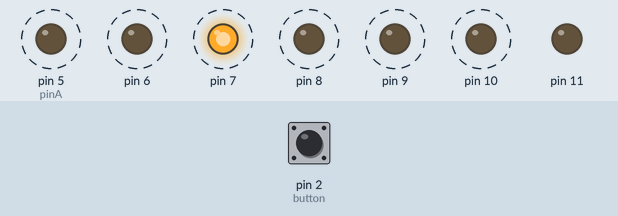
Simulated run of this sketch. Board: Arduino Uno, built with avr-gcc and run on an emulated ATmega328P. On the bench: output pins drawn as LEDs (lit = HIGH). Dashed ring = blinking. The inputs (shaded band) are chosen by the test bench; at power-on: pin 2 (button) LOW.

Above: at 2.05 s.
2.1 s: pin 2 (button) pulled HIGH for 3.2 s
At 4.8 s:
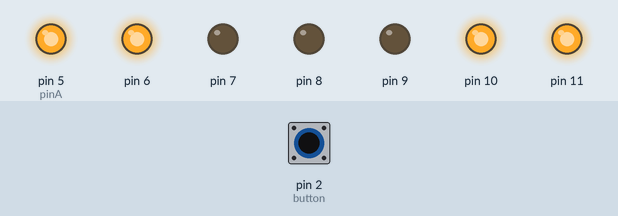
6.8 s: pin 2 (button) pulled HIGH for 0.75 s
10.1 s: pin 2 (button) pulled HIGH for 3.2 s
At 12.7 s:
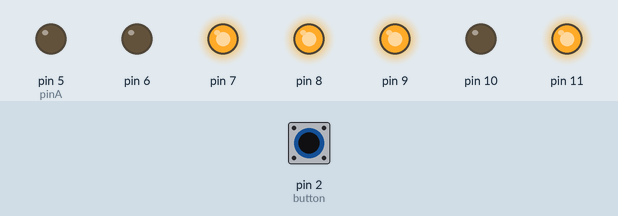
14.9 s: pin 2 (button) pulled HIGH for 1 s
At 15.95 s:
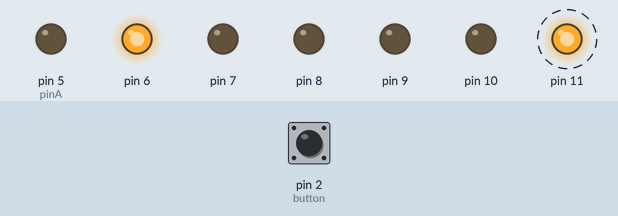
18.2 s: pin 2 (button) pulled HIGH for 0.75 s
Timing chart, 0 to 37.1 s (numbered marks = the images above; inputs shaded):
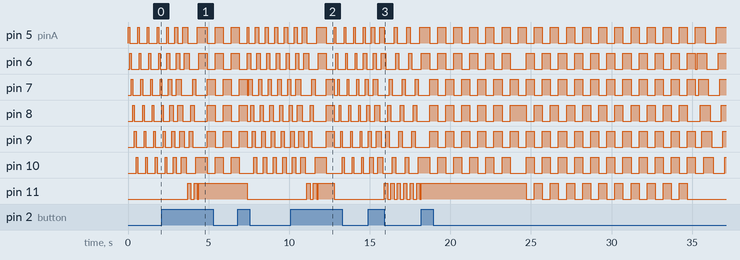

Measured:
- after the input at 2.1 s, pin 11: goes HIGH 0.20 s, LOW 0.20 s, HIGH 0.20 s, LOW 0.10 s, then HIGH, starting after 1.6 s
- after the input at 10.1 s, pin 11: goes HIGH 0.20 s, LOW 0.20 s, HIGH 0.20 s, LOW 0.10 s, HIGH 1.0 s, then LOW, starting after 1.0 s
- after the input at 14.9 s, pin 11: alternates HIGH for 0.20 s and LOW for 0.20 s, starting after 1.0 s

The sketch:

seven_style.ino
```cpp
/*
  練習：七段顯示器顯示各種樣式
  共陰
  七段顯示器的接腳：5, 6, 7, 8, 9, 10, 11 (必須連續)
  (小數點的p腳沒有使用到)
*/

const int button = 2; //把 button 腳位設為 2
int pinA=5;  // 七段顯示器的起始腳位
int style_total = 8;  // 此程式內共有幾種類型 (輪替)

int style=0;
int count=0;


void setup()
{
  for(int pin=0; pin<7; pin++)
  {
    pinMode(pinA+pin, OUTPUT);
  }
  pinMode(button, INPUT);
}


void sevenSegmentWritePattern(int a, int b, int c, int d, int e, int f, int g, int ms)
{
  // 傳入位置a~g的值 (0/1)，最後一個參數是 delay的值
   digitalWrite(pinA, a);
   digitalWrite(pinA+1, b);
   digitalWrite(pinA+2, c);
   digitalWrite(pinA+3, d);
   digitalWrite(pinA+4, e);
   digitalWrite(pinA+5, f);
   digitalWrite(pinA+6, g);
   delay(ms);

}


void loop()
{
  int buttonStatus = 0; //buttonStatus 為按鈕狀態變數, 並將其值設為 0
  buttonStatus = digitalRead(button);
  // delay(100);   //程式維持在上一行的狀態 0.1 秒

  if (buttonStatus == HIGH)
  {
    style = (style + 1) % 5;  // 共有五種樣式
  }

  // count 定時要更換
  count = count + 1;
  if(count>10)
  {
    count = 0;
    style = (style+1) % style_total;
  }

  switch(style)
  {
    case 0:
      // 樣式：繞圈圈
      sevenSegmentWritePattern(1, 0, 0, 0, 0, 0, 0, 100);
      sevenSegmentWritePattern(0, 1, 0, 0, 0, 0, 0, 100);
      sevenSegmentWritePattern(0, 0, 1, 0, 0, 0, 0, 100);
      sevenSegmentWritePattern(0, 0, 0, 1, 0, 0, 0, 100);
      sevenSegmentWritePattern(0, 0, 0, 0, 1, 0, 0, 100);
      sevenSegmentWritePattern(0, 0, 0, 0, 0, 1, 0, 100);
      break;


    case 1:
      // 樣式：繞圈圈 (長度2格)
      sevenSegmentWritePattern(1, 1, 0, 0, 0, 0, 0, 100);
      sevenSegmentWritePattern(0, 1, 1, 0, 0, 0, 0, 100);
      sevenSegmentWritePattern(0, 0, 1, 1, 0, 0, 0, 100);
      sevenSegmentWritePattern(0, 0, 0, 1, 1, 0, 0, 100);
      sevenSegmentWritePattern(0, 0, 0, 0, 1, 1, 0, 100);
      sevenSegmentWritePattern(1, 0, 0, 0, 0, 1, 0, 100);
      break;


    case 2:
      // 樣式：繞圈圈 (長度3格)
      sevenSegmentWritePattern(1, 1, 1, 0, 0, 0, 0, 100);
      sevenSegmentWritePattern(0, 1, 1, 1, 0, 0, 0, 100);
      sevenSegmentWritePattern(0, 0, 1, 1, 1, 0, 0, 100);
      sevenSegmentWritePattern(0, 0, 0, 1, 1, 1, 0, 100);
      sevenSegmentWritePattern(1, 0, 0, 0, 1, 1, 0, 100);
      sevenSegmentWritePattern(1, 1, 0, 0, 0, 1, 0, 100);
      break;


  case 3:
    // 樣式：8字型 (長度2格)
    /*
    sevenSegmentWritePattern(1, 0, 0, 0, 0, 0, 0, 100);
    sevenSegmentWritePattern(0, 1, 0, 0, 0, 0, 0, 100);
    sevenSegmentWritePattern(0, 0, 0, 0, 0, 0, 1, 100);
    sevenSegmentWritePattern(0, 0, 0, 0, 1, 0, 0, 100);
    sevenSegmentWritePattern(0, 0, 0, 1, 0, 0, 0, 100);
    sevenSegmentWritePattern(0, 0, 1, 0, 0, 0, 0, 100);
    sevenSegmentWritePattern(0, 0, 0, 0, 0, 0, 1, 100);
    sevenSegmentWritePattern(0, 0, 0, 0, 0, 1, 0, 100);
    */
    sevenSegmentWritePattern(1, 1, 0, 0, 0, 0, 0, 100);
    sevenSegmentWritePattern(0, 1, 0, 0, 0, 0, 1, 100);
    sevenSegmentWritePattern(0, 0, 0, 0, 1, 0, 1, 100);
    sevenSegmentWritePattern(0, 0, 0, 1, 1, 0, 0, 100);
    sevenSegmentWritePattern(0, 0, 1, 1, 0, 0, 0, 100);
    sevenSegmentWritePattern(0, 0, 1, 0, 0, 0, 1, 100);
    sevenSegmentWritePattern(0, 0, 0, 0, 0, 1, 1, 100);
    sevenSegmentWritePattern(1, 0, 0, 0, 0, 1, 0, 100);
    break;


  case 4:
    // 樣式：上下兩小圓閃礫
    sevenSegmentWritePattern(1, 1, 0, 0, 0, 1, 1, 500);
    sevenSegmentWritePattern(0, 0, 1, 1, 1, 0, 1, 500);
    break;


  case 5:
    // 樣式：縱橫輪替
    sevenSegmentWritePattern(1, 0, 0, 1, 0, 0, 1, 500);
    sevenSegmentWritePattern(0, 1, 1, 0, 1, 1, 0, 500);
    break;


  case 6:
    // 樣式：逐一填滿又逐一消失
    sevenSegmentWritePattern(1, 0, 0, 0, 0, 0, 0, 100);
    sevenSegmentWritePattern(1, 1, 0, 0, 0, 0, 0, 100);
    sevenSegmentWritePattern(1, 1, 1, 0, 0, 0, 0, 100);
    sevenSegmentWritePattern(1, 1, 1, 1, 0, 0, 0, 100);
    sevenSegmentWritePattern(1, 1, 1, 1, 1, 0, 0, 100);
    sevenSegmentWritePattern(1, 1, 1, 1, 1, 1, 0, 100);
    sevenSegmentWritePattern(0, 1, 1, 1, 1, 1, 0, 100);
    sevenSegmentWritePattern(0, 0, 1, 1, 1, 1, 0, 100);
    sevenSegmentWritePattern(0, 0, 0, 1, 1, 1, 0, 100);
    sevenSegmentWritePattern(0, 0, 0, 0, 1, 1, 0, 100);
    sevenSegmentWritePattern(0, 0, 0, 0, 0, 1, 0, 100);
    sevenSegmentWritePattern(0, 0, 0, 0, 0, 0, 0, 200); // 暫停
    break;


  case 7:
    // 樣式：全亮、全滅閃礫
    sevenSegmentWritePattern(0, 0, 0, 0, 0, 0, 0, 200);
    sevenSegmentWritePattern(1, 1, 1, 1, 1, 1, 1, 200);
    break;

  }

}
```
